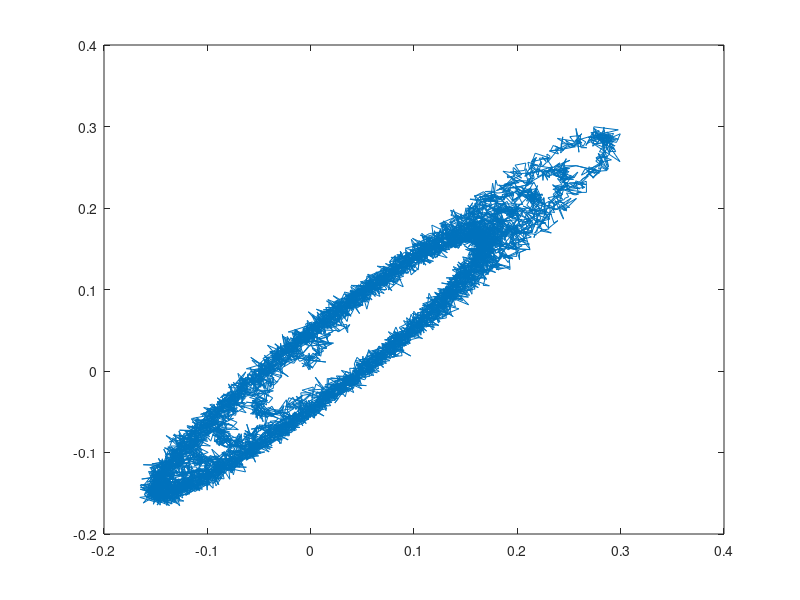
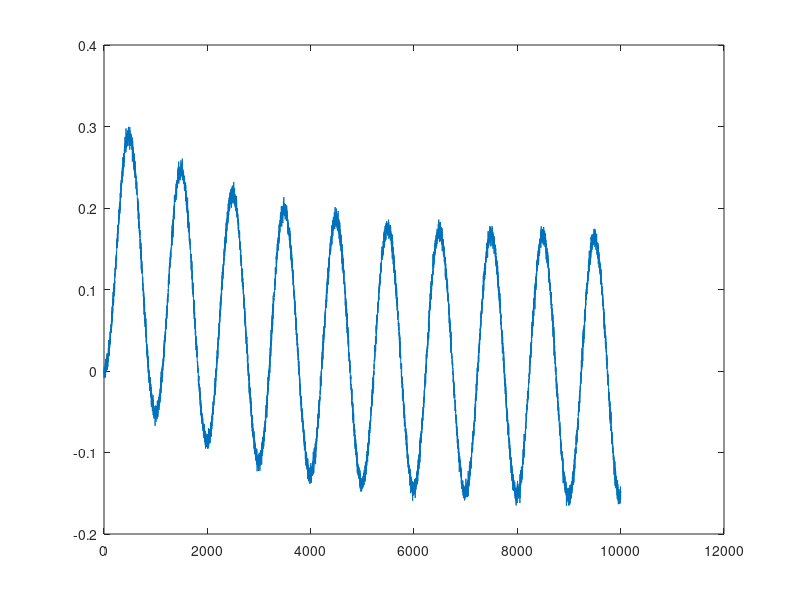

These charts were generated, in order, by the following MATLAB code: (Note: this script raises an error after producing the figures.)
% First order system dx/dt = ax + bsint

% Inputs ----------------------------------------------------------------------
a = -0.4;
b = 1;
w_hz = 1;
dt = 0.001;
x0 = 0;
snr = 45;

n_s = 2;
n_f = 2.5;



T = 1/w_hz;
t = 0:dt:10*T;

u_step = 0*[0*t(1:n_s/dt)';
          ones(size(t((n_s/dt+1):(n_f/dt))))';
          0*t((n_f/dt+1):end)'];
u = @(t_) interp1(t,u_step,t_);

% Numerical Sim ---------------------------------------------------------------
[t,x] = ode45(@(t,x) ...
              a*x + b*sin(2*pi*w_hz*t) + u(t), ...
              t, x0);

x_no_noise = x;
x = awgn(x,snr);


if(1)
% Delay Reconstruction --------------------------------------------------------
tau = 50;
index = 1:(numel(x)-tau);

sn = x(index);
sn_1tau = x(index + tau);

figure;
  plot(sn,sn_1tau)

figure;
  plot(x)
end

% Numerical Maps --------------------------------------------------------------
tau = linspace(0,T,50);
fit = {};
for i=1:numel(tau)
  fit{i} = numerical_poincare(t,x,T,tau(i));
end

% Analytical Poincare Maps ----------------------------------------------------
w = 2*pi*w_hz;

c1 = (x0 + b*w/(w^2 + a^2));
c2 = (-b*w/(w^2 + a^2));
c3 = (-a*b/(w^2 + a^2));

xx =@(t) c1*exp(a*t) + c2*cos(w*t) + c3*sin(w*t);

P_tau =@(x_k, tau, T) x_k*exp(a*T) ...
                   + (c2*cos(w*tau) + c3*sin(w*tau))*(1 - exp(a*T));
x_star =@(tau) (c2*cos(w*tau) + c3*sin(w*tau));


analytic = {};
for i=1:numel(tau)
  analytic{i}.t_k = tau:T:t(end);
  analytic{i}.x_k = interp1(t,x,analytic{i}.t_k,'cubic');
  analytic{i}.P_tau = P_tau(analytic{i}.x_k(1),tau(i),T);
  analytic{i}.x_star = x_star(tau(i));
end

% Compare Maps ----------------------------------------------------------------
alpha_vec = [];
for i=1:numel(tau)
  fprintf('--------------------------------------\n')
  fprintf('Tau = %f\n', tau(i))
  fprintf('Numerical\n')
  fprintf('a = %f, x* = %f\n', fit{i}.a, fit{i}.x_star)
  fprintf('Analytical\n')
  fprintf('a = %f, x* = %f\n', a, analytic{i}.x_star)
  fprintf('--------------------------------------\n\n')

  alpha_vec = [alpha_vec, fit{i}.a];
end

figure, hold all
  plot(t,x,'k')
  plot(t,x_no_noise,'--r')
  title('$\dot x = a x + b \sin \omega t$', ...
        'interpreter','latex', ...
        'fontsize', 24)
 xlabel('Time (s)', ...
        'interpreter','latex', ...
        'fontsize', 20)
 ylabel('$x(t)$', ...
        'interpreter','latex', ...
        'fontsize', 20)
  lh = legend('Noise','No Noise');
  set(lh, ...
      'interpreter','latex', ...
      'fontsize', 15, ...
      'box','off', ...
      'Location', 'best')
 grid on

e = (a - mean(alpha_vec))
figure, hold all
  plot(tau,alpha_vec,'-ok')
  plot(tau, ones(size(tau))*mean(alpha_vec),'--g')
  plot(tau, a*ones(size(tau)),'--r')
  title('Numerical Agreement', ...
       'interpreter','latex', ...
       'fontsize', 24)
  xlabel('$\tau (s)$', ...
        'interpreter','latex', ...
        'fontsize', 20)
  ylabel('$a$', ...
        'interpreter','latex', ...
        'fontsize', 20)
  lh = legend('Numerical','Numerical Mean','Analytical');
  set(lh, ...
      'interpreter','latex', ...
      'fontsize', 15, ...
      'box', 'off', ...
      'Location','best')
grid on
  set(gca,'ylim',[a-1,a+1])


figure, hold all
legend_str = {}
ColOrd = get(gca,'ColorOrder');
[m,n] = size(ColOrd);
colorIndex = 1;
for i=1:numel(tau)
  if (mod(i,10) == 0)
    ColRow = rem(colorIndex,m);
    if ColRow == 0
      ColRow = m;
    end
    Col = ColOrd(ColRow,:);
    plot(fit{i}.t_k,fit{i}.x_k,'o','Color',Col)
    plot(fit{i}.t_k(2:end),fit{i}.func(fit{i}.x_k(1:end-1)), '-','Color',Col)
    colorIndex = colorIndex + 1;
  end
end
  title('Fit: $x_{k+1} = x_k e^{aT} + x^* (1 - e^{aT})$', ...
        'interpreter','latex', ...
        'fontsize', 24)
 xlabel('Time (s)', ...
        'interpreter','latex', ...
        'fontsize', 20)
 ylabel('$x_k$', ...
        'interpreter','latex', ...
        'fontsize', 20)
 grid on



figure, hold all
legend_str = {}
ColOrd = get(gca,'ColorOrder');
[m,n] = size(ColOrd);
colorIndex = 1;
plot(t,x,'-k')
for i=1:numel(tau)
  if (mod(i,5) == 0)
    ColRow = rem(colorIndex,m);
    if ColRow == 0
      ColRow = m;
    end
    Col = ColOrd(ColRow,:);
    plot(fit{i}.t_k,fit{i}.x_k,'o','Color',Col)
    colorIndex = colorIndex + 1;
  end
end
  title('Maps', ...
        'interpreter','latex', ...
        'fontsize', 24)
 xlabel('Time (s)', ...
        'interpreter','latex', ...
        'fontsize', 20)
 ylabel('$x(t)$', ...
        'interpreter','latex', ...
        'fontsize', 20)
 grid on


 figure, hold all
legend_str = {}
ColOrd = get(gca,'ColorOrder');
[m,n] = size(ColOrd);
colorIndex = 1;
for i=1:numel(tau)
  if (mod(i,10) == 0)
    ColRow = rem(colorIndex,m);
    if ColRow == 0
      ColRow = m;
    end
    Col = ColOrd(ColRow,:);
    plot(fit{i}.x_k(1:end-1) - fit{i}.x_star, ...
         fit{i}.x_k(2:end) - fit{i}.x_star, ...
         'o','Color',Col)
    plot(fit{i}.x_k(1:end-1) - fit{i}.x_star, ...
         fit{i}.func(fit{i}.x_k(1:end-1)) - fit{i}.x_star, ...
         '-','Color',Col)
    colorIndex = colorIndex + 1;
  end
end
  title('Fit: $x_{k+1} = x_k e^{aT} + x^* (1 - e^{aT})$', ...
        'interpreter','latex', ...
        'fontsize', 24)
 xlabel('$x_k - x^*$', ...
        'interpreter','latex', ...
        'fontsize', 20)
 ylabel('$x_{k+1} - x^*$', ...
        'interpreter','latex', ...
        'fontsize', 20)
 grid on

